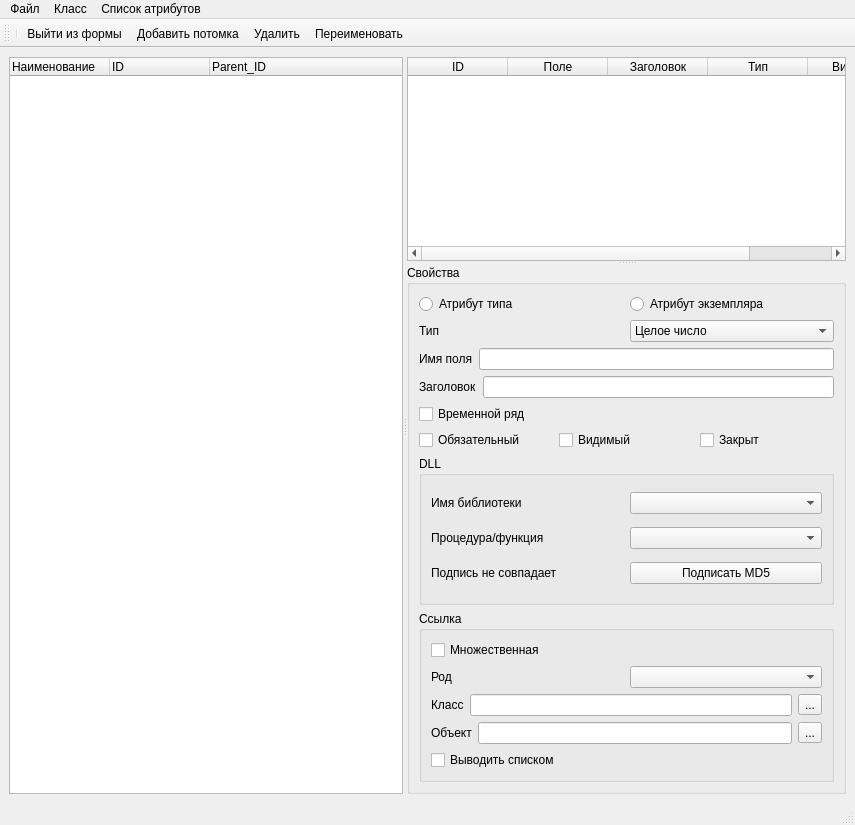
<?xml version="1.0" encoding="UTF-8"?>
<ui version="4.0">
 <class>es_mainwindowClass</class>
 <widget class="QMainWindow" name="es_mainwindowClass">
  <property name="geometry">
   <rect>
    <x>0</x>
    <y>0</y>
    <width>855</width>
    <height>825</height>
   </rect>
  </property>
  <property name="windowTitle">
   <string>MainWindow</string>
  </property>
  <widget class="QWidget" name="centralwidget">
   <layout class="QGridLayout" name="gridLayout">
    <item row="0" column="0">
     <widget class="QSplitter" name="splitter_2">
      <property name="orientation">
       <enum>Qt::Horizontal</enum>
      </property>
      <widget class="QEidosTreeWidget" name="EidosTreeWidget">
       <property name="styleSheet">
        <string notr="true">font: 10pt &quot;Arial&quot;;</string>
       </property>
       <property name="editTriggers">
        <set>QAbstractItemView::AllEditTriggers</set>
       </property>
       <property name="selectionMode">
        <enum>QAbstractItemView::ExtendedSelection</enum>
       </property>
       <property name="selectionBehavior">
        <enum>QAbstractItemView::SelectItems</enum>
       </property>
       <column>
        <property name="text">
         <string>Наименование</string>
        </property>
       </column>
       <column>
        <property name="text">
         <string>ID</string>
        </property>
       </column>
       <column>
        <property name="text">
         <string>Parent_ID</string>
        </property>
       </column>
      </widget>
      <widget class="QSplitter" name="splitter">
       <property name="orientation">
        <enum>Qt::Vertical</enum>
       </property>
       <widget class="QTableWidget" name="tableWidget_EAs">
        <column>
         <property name="text">
          <string>ID</string>
         </property>
        </column>
        <column>
         <property name="text">
          <string>Поле</string>
         </property>
        </column>
        <column>
         <property name="text">
          <string>Заголовок</string>
         </property>
        </column>
        <column>
         <property name="text">
          <string>Тип</string>
         </property>
        </column>
        <column>
         <property name="text">
          <string>Видимый</string>
         </property>
        </column>
       </widget>
       <widget class="QGroupBox" name="groupBox">
        <property name="title">
         <string>Свойства</string>
        </property>
        <layout class="QVBoxLayout" name="verticalLayout_4">
         <item>
          <layout class="QHBoxLayout" name="horizontalLayout_13">
           <item>
            <widget class="QRadioButton" name="radioButton_BFH">
             <property name="text">
              <string>Атрибут типа</string>
             </property>
            </widget>
           </item>
           <item>
            <widget class="QRadioButton" name="radioButton_BFP">
             <property name="text">
              <string>Атрибут экземпляра</string>
             </property>
            </widget>
           </item>
          </layout>
         </item>
         <item>
          <layout class="QHBoxLayout" name="horizontalLayout_4">
           <item>
            <widget class="QLabel" name="label_10">
             <property name="text">
              <string>Тип</string>
             </property>
            </widget>
           </item>
           <item>
            <widget class="QComboBox" name="comboBox_Type">
             <item>
              <property name="text">
               <string>Целое число</string>
              </property>
             </item>
             <item>
              <property name="text">
               <string>Логическое</string>
              </property>
             </item>
             <item>
              <property name="text">
               <string>Вещественное</string>
              </property>
             </item>
             <item>
              <property name="text">
               <string>Дата-время</string>
              </property>
             </item>
             <item>
              <property name="text">
               <string>DLL библиотека</string>
              </property>
             </item>
             <item>
              <property name="text">
               <string>Ссылка на тип</string>
              </property>
             </item>
             <item>
              <property name="text">
               <string>Ссылка на экземпляр</string>
              </property>
             </item>
             <item>
              <property name="text">
               <string/>
              </property>
             </item>
            </widget>
           </item>
          </layout>
         </item>
         <item>
          <layout class="QHBoxLayout" name="horizontalLayout_14">
           <item>
            <widget class="QLabel" name="label_11">
             <property name="text">
              <string>Имя поля</string>
             </property>
            </widget>
           </item>
           <item>
            <widget class="QLineEdit" name="lineEdit_FieldName"/>
           </item>
          </layout>
         </item>
         <item>
          <layout class="QHBoxLayout" name="horizontalLayout_15">
           <item>
            <widget class="QLabel" name="label_12">
             <property name="text">
              <string>Заголовок</string>
             </property>
            </widget>
           </item>
           <item>
            <widget class="QLineEdit" name="lineEdit_Caption"/>
           </item>
          </layout>
         </item>
         <item>
          <widget class="QCheckBox" name="checkBox_Temporality">
           <property name="text">
            <string>Временной ряд</string>
           </property>
          </widget>
         </item>
         <item>
          <layout class="QHBoxLayout" name="horizontalLayout_16">
           <item>
            <widget class="QCheckBox" name="checkBox_Required">
             <property name="text">
              <string>Обязательный</string>
             </property>
            </widget>
           </item>
           <item>
            <widget class="QCheckBox" name="checkBox_Visible">
             <property name="text">
              <string>Видимый</string>
             </property>
            </widget>
           </item>
           <item>
            <widget class="QCheckBox" name="checkBox_Locked">
             <property name="text">
              <string>Закрыт</string>
             </property>
            </widget>
           </item>
          </layout>
         </item>
         <item>
          <widget class="QGroupBox" name="groupBox_DLL">
           <property name="title">
            <string>DLL</string>
           </property>
           <layout class="QVBoxLayout" name="verticalLayout_5">
            <item>
             <layout class="QHBoxLayout" name="horizontalLayout_17">
              <item>
               <widget class="QLabel" name="label_13">
                <property name="text">
                 <string>Имя библиотеки</string>
                </property>
               </widget>
              </item>
              <item>
               <widget class="QComboBox" name="comboBox_DLL_Name"/>
              </item>
             </layout>
            </item>
            <item>
             <layout class="QHBoxLayout" name="horizontalLayout_18">
              <item>
               <widget class="QLabel" name="label_14">
                <property name="text">
                 <string>Процедура/функция</string>
                </property>
               </widget>
              </item>
              <item>
               <widget class="QComboBox" name="comboBox_DLL_Proc"/>
              </item>
             </layout>
            </item>
            <item>
             <layout class="QHBoxLayout" name="horizontalLayout_19">
              <item>
               <widget class="QLabel" name="label_MD5_SubscValid">
                <property name="text">
                 <string>Подпись не совпадает</string>
                </property>
               </widget>
              </item>
              <item>
               <widget class="QPushButton" name="pushButton_MD5Subscr">
                <property name="text">
                 <string>Подписать MD5</string>
                </property>
               </widget>
              </item>
             </layout>
            </item>
           </layout>
          </widget>
         </item>
         <item>
          <widget class="QGroupBox" name="groupBox_LNK">
           <property name="title">
            <string>Ссылка</string>
           </property>
           <layout class="QVBoxLayout" name="verticalLayout_6">
            <item>
             <widget class="QCheckBox" name="checkBox_Multiple">
              <property name="text">
               <string>Множественная</string>
              </property>
             </widget>
            </item>
            <item>
             <layout class="QHBoxLayout" name="horizontalLayout_20">
              <item>
               <widget class="QLabel" name="label_16">
                <property name="text">
                 <string>Род</string>
                </property>
               </widget>
              </item>
              <item>
               <widget class="QComboBox" name="comboBox_Species"/>
              </item>
             </layout>
            </item>
            <item>
             <layout class="QHBoxLayout" name="horizontalLayout_21">
              <item>
               <widget class="QLabel" name="label_17">
                <property name="text">
                 <string>Класс</string>
                </property>
               </widget>
              </item>
              <item>
               <widget class="QLineEdit" name="lineEdit_Eidos"/>
              </item>
              <item>
               <widget class="QToolButton" name="toolButton_ChooseEidos">
                <property name="text">
                 <string>...</string>
                </property>
               </widget>
              </item>
             </layout>
            </item>
            <item>
             <layout class="QHBoxLayout" name="horizontalLayout_22">
              <item>
               <widget class="QLabel" name="label_18">
                <property name="text">
                 <string>Объект</string>
                </property>
               </widget>
              </item>
              <item>
               <widget class="QLineEdit" name="lineEdit_Hipotesys"/>
              </item>
              <item>
               <widget class="QToolButton" name="toolButton_ChooseHipotesys">
                <property name="text">
                 <string>...</string>
                </property>
               </widget>
              </item>
             </layout>
            </item>
            <item>
             <widget class="QCheckBox" name="checkBox_NeedList">
              <property name="text">
               <string>Выводить списком</string>
              </property>
             </widget>
            </item>
           </layout>
          </widget>
         </item>
        </layout>
       </widget>
      </widget>
     </widget>
    </item>
   </layout>
  </widget>
  <widget class="QMenuBar" name="menubar">
   <property name="geometry">
    <rect>
     <x>0</x>
     <y>0</y>
     <width>855</width>
     <height>22</height>
    </rect>
   </property>
   <widget class="QMenu" name="menu">
    <property name="title">
     <string>Файл</string>
    </property>
    <addaction name="action_quit"/>
   </widget>
   <widget class="QMenu" name="menu_2">
    <property name="title">
     <string>Класс</string>
    </property>
    <addaction name="action_Eidos_add"/>
    <addaction name="action_Eidos_del"/>
    <addaction name="action_Eidos_rename"/>
   </widget>
   <widget class="QMenu" name="menu_3">
    <property name="title">
     <string>Список атрибутов</string>
    </property>
    <addaction name="action_AddFilter"/>
    <addaction name="action_RemoveFilter"/>
    <addaction name="action_EA_Add"/>
    <addaction name="action_EA_Del"/>
   </widget>
   <addaction name="menu"/>
   <addaction name="menu_2"/>
   <addaction name="menu_3"/>
  </widget>
  <widget class="QStatusBar" name="statusbar"/>
  <widget class="QToolBar" name="toolBar">
   <property name="windowTitle">
    <string>toolBar</string>
   </property>
   <attribute name="toolBarArea">
    <enum>TopToolBarArea</enum>
   </attribute>
   <attribute name="toolBarBreak">
    <bool>false</bool>
   </attribute>
   <addaction name="separator"/>
   <addaction name="action_quit"/>
   <addaction name="action_Eidos_add"/>
   <addaction name="action_Eidos_del"/>
   <addaction name="action_Eidos_rename"/>
  </widget>
  <action name="action_quit">
   <property name="icon">
    <iconset resource="../images/resources.qrc">
     <normaloff>:/PICS/exit.png</normaloff>:/PICS/exit.png</iconset>
   </property>
   <property name="text">
    <string>Выйти из формы</string>
   </property>
   <property name="toolTip">
    <string>Закрыть окно Eidos studio</string>
   </property>
  </action>
  <action name="action_Eidos_add">
   <property name="icon">
    <iconset resource="../images/resources.qrc">
     <normaloff>:/PICS/lavr_add.png</normaloff>:/PICS/lavr_add.png</iconset>
   </property>
   <property name="text">
    <string>Добавить потомка</string>
   </property>
   <property name="toolTip">
    <string>Добавить потомка </string>
   </property>
  </action>
  <action name="action_Eidos_del">
   <property name="icon">
    <iconset resource="../images/resources.qrc">
     <normaloff>:/PICS/lavr_del.png</normaloff>:/PICS/lavr_del.png</iconset>
   </property>
   <property name="text">
    <string>Удалить</string>
   </property>
   <property name="toolTip">
    <string>Удалить выделенный элемент класса</string>
   </property>
  </action>
  <action name="action_Eidos_rename">
   <property name="icon">
    <iconset resource="../images/resources.qrc">
     <normaloff>:/PICS/Leaf_rename.png</normaloff>:/PICS/Leaf_rename.png</iconset>
   </property>
   <property name="text">
    <string>Переименовать</string>
   </property>
  </action>
  <action name="action_AddFilter">
   <property name="icon">
    <iconset resource="../images/resources.qrc">
     <normaloff>:/PICS/filter2.png</normaloff>:/PICS/filter2.png</iconset>
   </property>
   <property name="text">
    <string>Установить фильтр</string>
   </property>
   <property name="shortcut">
    <string>Ctrl+F</string>
   </property>
  </action>
  <action name="action_RemoveFilter">
   <property name="icon">
    <iconset resource="../images/resources.qrc">
     <normaloff>:/PICS/filteroff.png</normaloff>:/PICS/filteroff.png</iconset>
   </property>
   <property name="text">
    <string>Сбросить фильтр</string>
   </property>
  </action>
  <action name="action_EA_Add">
   <property name="text">
    <string>Добавить новый атрибут</string>
   </property>
  </action>
  <action name="action_EA_Del">
   <property name="text">
    <string>Удалить текущий атрибут</string>
   </property>
  </action>
 </widget>
 <customwidgets>
  <customwidget>
   <class>QEidosTreeWidget</class>
   <extends>QTreeWidget</extends>
   <header>qeidostreewidget.h</header>
  </customwidget>
 </customwidgets>
 <resources>
  <include location="../images/resources.qrc"/>
 </resources>
 <connections/>
</ui>
